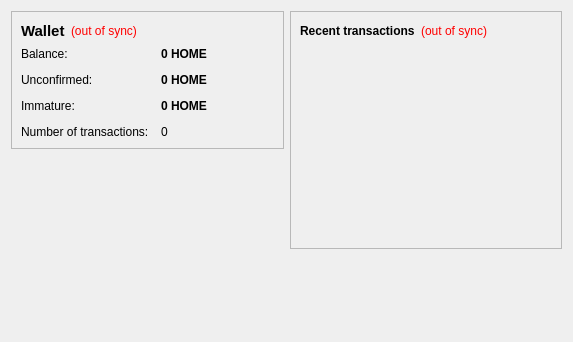
<?xml version="1.0" encoding="UTF-8"?>
<ui version="4.0">
 <class>OverviewPage</class>
 <widget class="QWidget" name="OverviewPage">
  <property name="geometry">
   <rect>
    <x>0</x>
    <y>0</y>
    <width>573</width>
    <height>342</height>
   </rect>
  </property>
  <property name="windowTitle">
   <string>Form</string>
  </property>
  <layout class="QHBoxLayout" name="horizontalLayout" stretch="1,1">
   <item>
    <layout class="QVBoxLayout" name="verticalLayout_2">
     <item>
      <widget class="QFrame" name="frame">
       <property name="frameShape">
        <enum>QFrame::StyledPanel</enum>
       </property>
       <property name="frameShadow">
        <enum>QFrame::Raised</enum>
       </property>
       <layout class="QVBoxLayout" name="verticalLayout_4">
        <item>
         <layout class="QHBoxLayout" name="horizontalLayout_4">
          <item>
           <widget class="QLabel" name="label_5">
            <property name="font">
             <font>
              <pointsize>11</pointsize>
              <weight>75</weight>
              <bold>true</bold>
             </font>
            </property>
            <property name="text">
             <string>Wallet</string>
            </property>
           </widget>
          </item>
          <item>
           <widget class="QLabel" name="labelWalletStatus">
            <property name="toolTip">
             <string>The displayed information may be out of date. Your wallet automatically synchronizes with the HomeCoin network after a connection is established, but this process has not completed yet.</string>
            </property>
            <property name="styleSheet">
             <string notr="true">QLabel { color: red; }</string>
            </property>
            <property name="text">
             <string notr="true">(out of sync)</string>
            </property>
            <property name="alignment">
             <set>Qt::AlignLeading|Qt::AlignLeft|Qt::AlignVCenter</set>
            </property>
           </widget>
          </item>
          <item>
           <spacer name="horizontalSpacer_2">
            <property name="orientation">
             <enum>Qt::Horizontal</enum>
            </property>
            <property name="sizeHint" stdset="0">
             <size>
              <width>40</width>
              <height>20</height>
             </size>
            </property>
           </spacer>
          </item>
         </layout>
        </item>
        <item>
         <layout class="QFormLayout" name="formLayout_2">
          <property name="fieldGrowthPolicy">
           <enum>QFormLayout::AllNonFixedFieldsGrow</enum>
          </property>
          <property name="horizontalSpacing">
           <number>12</number>
          </property>
          <property name="verticalSpacing">
           <number>12</number>
          </property>
          <item row="0" column="0">
           <widget class="QLabel" name="label">
            <property name="text">
             <string>Balance:</string>
            </property>
           </widget>
          </item>
          <item row="0" column="1">
           <widget class="QLabel" name="labelBalance">
            <property name="font">
             <font>
              <weight>75</weight>
              <bold>true</bold>
             </font>
            </property>
            <property name="cursor">
             <cursorShape>IBeamCursor</cursorShape>
            </property>
            <property name="toolTip">
             <string>Your current balance</string>
            </property>
            <property name="text">
             <string notr="true">0 HOME</string>
            </property>
            <property name="textInteractionFlags">
             <set>Qt::LinksAccessibleByMouse|Qt::TextSelectableByKeyboard|Qt::TextSelectableByMouse</set>
            </property>
           </widget>
          </item>
          <item row="1" column="0">
           <widget class="QLabel" name="label_3">
            <property name="text">
             <string>Unconfirmed:</string>
            </property>
           </widget>
          </item>
          <item row="1" column="1">
           <widget class="QLabel" name="labelUnconfirmed">
            <property name="font">
             <font>
              <weight>75</weight>
              <bold>true</bold>
             </font>
            </property>
            <property name="cursor">
             <cursorShape>IBeamCursor</cursorShape>
            </property>
            <property name="toolTip">
             <string>Total of transactions that have yet to be confirmed, and do not yet count toward the current balance</string>
            </property>
            <property name="text">
             <string notr="true">0 HOME</string>
            </property>
            <property name="textInteractionFlags">
             <set>Qt::LinksAccessibleByMouse|Qt::TextSelectableByKeyboard|Qt::TextSelectableByMouse</set>
            </property>
           </widget>
          </item>
          <item row="3" column="0">
           <widget class="QLabel" name="label_2">
            <property name="text">
             <string>Number of transactions:</string>
            </property>
           </widget>
          </item>
          <item row="3" column="1">
           <widget class="QLabel" name="labelNumTransactions">
            <property name="toolTip">
             <string>Total number of transactions in wallet</string>
            </property>
            <property name="text">
             <string notr="true">0</string>
            </property>
           </widget>
          </item>
          <item row="2" column="0">
           <widget class="QLabel" name="labelImmatureText">
            <property name="text">
             <string>Immature:</string>
            </property>
           </widget>
          </item>
          <item row="2" column="1">
           <widget class="QLabel" name="labelImmature">
            <property name="font">
             <font>
              <weight>75</weight>
              <bold>true</bold>
             </font>
            </property>
            <property name="toolTip">
             <string>Mined balance that has not yet matured</string>
            </property>
            <property name="text">
             <string notr="true">0 HOME</string>
            </property>
            <property name="textInteractionFlags">
             <set>Qt::LinksAccessibleByMouse|Qt::TextSelectableByKeyboard|Qt::TextSelectableByMouse</set>
            </property>
           </widget>
          </item>
         </layout>
        </item>
       </layout>
      </widget>
     </item>
     <item>
      <spacer name="verticalSpacer">
       <property name="orientation">
        <enum>Qt::Vertical</enum>
       </property>
       <property name="sizeHint" stdset="0">
        <size>
         <width>20</width>
         <height>40</height>
        </size>
       </property>
      </spacer>
     </item>
    </layout>
   </item>
   <item>
    <layout class="QVBoxLayout" name="verticalLayout_3">
     <item>
      <widget class="QFrame" name="frame_2">
       <property name="frameShape">
        <enum>QFrame::StyledPanel</enum>
       </property>
       <property name="frameShadow">
        <enum>QFrame::Raised</enum>
       </property>
       <layout class="QVBoxLayout" name="verticalLayout">
        <item>
         <layout class="QHBoxLayout" name="horizontalLayout_2">
          <item>
           <widget class="QLabel" name="label_4">
            <property name="text">
             <string>&lt;b&gt;Recent transactions&lt;/b&gt;</string>
            </property>
           </widget>
          </item>
          <item>
           <widget class="QLabel" name="labelTransactionsStatus">
            <property name="toolTip">
             <string>The displayed information may be out of date. Your wallet automatically synchronizes with the HomeCoin network after a connection is established, but this process has not completed yet.</string>
            </property>
            <property name="styleSheet">
             <string notr="true">QLabel { color: red; }</string>
            </property>
            <property name="text">
             <string notr="true">(out of sync)</string>
            </property>
            <property name="alignment">
             <set>Qt::AlignRight|Qt::AlignTrailing|Qt::AlignVCenter</set>
            </property>
           </widget>
          </item>
          <item>
           <spacer name="horizontalSpacer">
            <property name="orientation">
             <enum>Qt::Horizontal</enum>
            </property>
            <property name="sizeHint" stdset="0">
             <size>
              <width>40</width>
              <height>20</height>
             </size>
            </property>
           </spacer>
          </item>
         </layout>
        </item>
        <item>
         <widget class="QListView" name="listTransactions">
          <property name="styleSheet">
           <string notr="true">QListView { background: transparent; }</string>
          </property>
          <property name="frameShape">
           <enum>QFrame::NoFrame</enum>
          </property>
          <property name="verticalScrollBarPolicy">
           <enum>Qt::ScrollBarAlwaysOff</enum>
          </property>
          <property name="horizontalScrollBarPolicy">
           <enum>Qt::ScrollBarAlwaysOff</enum>
          </property>
          <property name="selectionMode">
           <enum>QAbstractItemView::NoSelection</enum>
          </property>
         </widget>
        </item>
       </layout>
      </widget>
     </item>
     <item>
      <spacer name="verticalSpacer_2">
       <property name="orientation">
        <enum>Qt::Vertical</enum>
       </property>
       <property name="sizeHint" stdset="0">
        <size>
         <width>20</width>
         <height>40</height>
        </size>
       </property>
      </spacer>
     </item>
    </layout>
   </item>
  </layout>
 </widget>
 <resources/>
 <connections/>
</ui>
